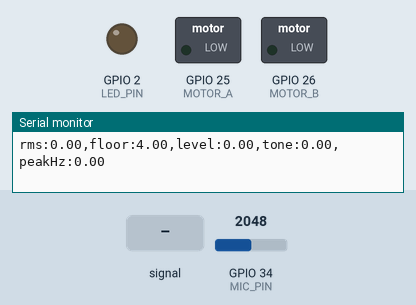
Bench run of a sketch on a simulated ESP32. Shown: switched loads named in the sketch (green lamp = pin HIGH), output pins drawn as LEDs (lit = HIGH), the last lines printed to the serial monitor. The test bench sets the inputs (shaded band); at power-on: GPIO 34 (MIC_PIN) = 2048 (analog values on the 0–4095 scale).

Above: at 4.5 s.
4.6 s: GPIO 34 (MIC_PIN) fed a 2 Hz sine of ±1228 counts around its level
At 5.0 s:
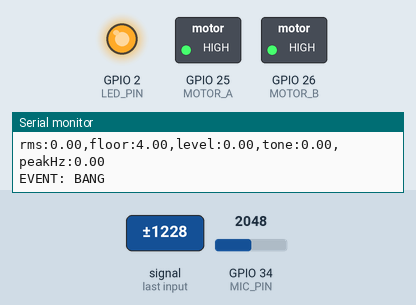
At 5.67 s:
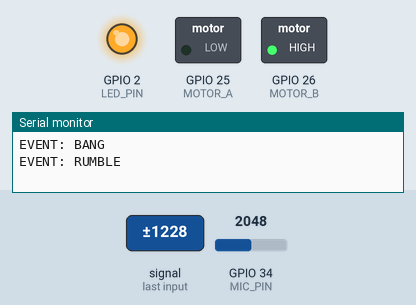
7.6 s: GPIO 34 (MIC_PIN) set to 1960
9.3 s: GPIO 34 (MIC_PIN) set to 2040
At 9.7 s:
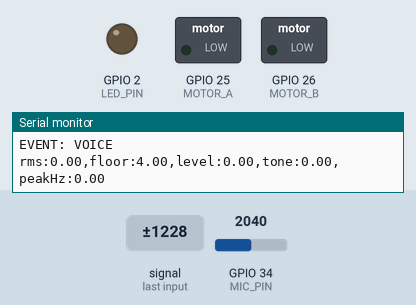
Timing chart, 0 to 12.3 s (numbered marks = the images above; inputs shaded):
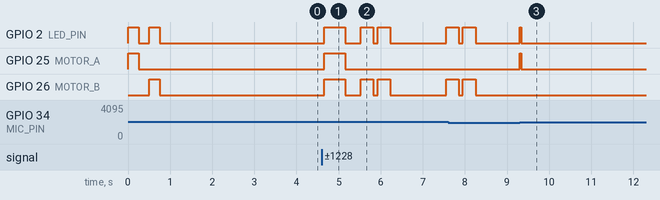

Measured:
- after the input at 4.6 s, GPIO 2 (LED_PIN), GPIO 26 (MOTOR_B): goes HIGH 0.50 s, LOW 0.37 s, HIGH 0.30 s, LOW 0.10 s, HIGH 0.30 s, LOW 1.3 s, then HIGH, starting after 0.06 s; GPIO 25 (MOTOR_A): LOW → HIGH after 0.06 s, → LOW 0.50 s later
- after the input at 9.3 s, GPIO 2 (LED_PIN), GPIO 25 (MOTOR_A): LOW → HIGH at once, → LOW 0.04 s later

The sketch:

wristband.ino
```cpp
/*
  Bridge Wristband  -  "Feel the Sound"
  ESP32 + MAX9814 microphone + 2 coin vibration motors

  It listens to the room and turns sounds into different vibration patterns:
    BANG    loud sudden sound (door slam, knock, clap)  -> both motors, one long buzz
    BEEP    alarm / doorbell / phone ring (steady high tone) -> motor A, three quick buzzes
    RUMBLE  low rumble (engine, car horn, thunder)       -> motor B, two medium buzzes
    VOICE   someone talking nearby                       -> motor A, one tiny tap

  Arduino IDE setup (once):
    1. File > Preferences > "Additional boards manager URLs", add:
       https://espressif.github.io/arduino-esp32/package_esp32_index.json
    2. Tools > Board > Boards Manager > search "esp32" > install "esp32 by Espressif Systems"
    3. Tools > Board > ESP32 Arduino > "ESP32 Dev Module"
    4. Plug in the ESP32 with a micro-USB DATA cable, pick its port under Tools > Port
    5. Upload. Then open Tools > Serial Monitor at 115200 baud to watch what it hears.
       (If upload hangs on "Connecting....", hold the BOOT button on the board until it starts.)

  No extra libraries needed. Wiring is in WIRING.md.
*/

#include <Arduino.h>
#include <math.h>

// ======================= PINS =======================
const int MIC_PIN = 34;   // MAX9814 OUT -> GPIO34 (an ADC1 pin, input only)
const int MOTOR_A = 25;   // motor A transistor base (through a resistor)
const int MOTOR_B = 26;   // motor B transistor base (through a resistor)
const int LED_PIN = 2;    // the little blue LED on most ESP32 boards

// ======================= TUNING =======================
// 1 = calm (needs clear, strong sounds)  ...  10 = jumpy (reacts to small sounds)
const int  SENSITIVITY  = 5;
// true = print numbers for the Serial Plotter / Monitor so you can tune
const bool DEBUG_LEVELS = true;

// ======================= AUDIO SETTINGS =======================
const int   FS = 10000;                   // samples per second
const int   N  = 256;                     // samples per analysis window (~26 ms)
const uint32_t SAMPLE_US = 1000000UL / FS;
const float BIN_HZ = (float)FS / N;       // frequency width of one FFT bin (~39 Hz)

float x[N];       // audio samples
float im[N];      // imaginary part for the FFT
float hann[N];    // window shape, filled once in setup()

float floorRms   = 20.0f;    // learned background loudness
float prevRms    = 0.0f;
uint32_t holdoffUntil = 0;   // ignore the mic until this time (motor noise)

// ======================= EVENTS & PATTERNS =======================
enum Event { NONE = 0, BANG = 1, BEEP = 2, RUMBLE = 3, VOICE = 4 };
const char* EVENT_NAME[] = { "-", "BANG", "BEEP", "RUMBLE", "VOICE" };
const uint32_t COOLDOWN_MS[] = { 0, 800, 1500, 2000, 2500 };
uint32_t lastFired[5] = { 0, 0, 0, 0, 0 };

// A pattern is a list of durations in ms: ON, OFF, ON, OFF, ...
struct Pattern { const uint16_t* steps; uint8_t len; uint8_t motors; };  // motors: bit0 = A, bit1 = B
const uint16_t P_BANG[]   = { 500 };
const uint16_t P_BEEP[]   = { 90, 70, 90, 70, 90 };
const uint16_t P_RUMBLE[] = { 300, 100, 300 };
const uint16_t P_VOICE[]  = { 40 };
const Pattern PATTERNS[] = {
  { P_BANG,   1, 3 },
  { P_BEEP,   5, 1 },
  { P_RUMBLE, 3, 2 },
  { P_VOICE,  1, 1 },
};

const Pattern* cur = nullptr;
uint8_t  stepIdx = 0;
uint32_t stepStart = 0;

void setMotors(uint8_t mask, bool on) {
  digitalWrite(MOTOR_A, (on && (mask & 1)) ? HIGH : LOW);
  digitalWrite(MOTOR_B, (on && (mask & 2)) ? HIGH : LOW);
  digitalWrite(LED_PIN, on ? HIGH : LOW);
}

void startPattern(Event e) {
  cur = &PATTERNS[e - 1];
  stepIdx = 0;
  stepStart = millis();
  setMotors(cur->motors, true);
}

// returns true while a pattern is still playing
bool updateVibration() {
  if (!cur) return false;
  uint32_t now = millis();
  if (now - stepStart >= cur->steps[stepIdx]) {
    stepIdx++;
    stepStart = now;
    if (stepIdx >= cur->len) {
      setMotors(0, false);
      cur = nullptr;
      holdoffUntil = now + 300;     // motor noise fades before we listen again
      return false;
    }
    setMotors(cur->motors, (stepIdx % 2) == 0);
  }
  return true;
}

// ======================= FFT (no library needed) =======================
void fft(float* re, float* imag) {
  for (int i = 1, j = 0; i < N; i++) {              // reorder samples
    int bit = N >> 1;
    for (; j & bit; bit >>= 1) j ^= bit;
    j ^= bit;
    if (i < j) { float t = re[i]; re[i] = re[j]; re[j] = t; t = imag[i]; imag[i] = imag[j]; imag[j] = t; }
  }
  for (int len = 2; len <= N; len <<= 1) {          // combine
    float ang = -2.0f * PI / len, wr = cosf(ang), wi = sinf(ang);
    for (int i = 0; i < N; i += len) {
      float cr = 1.0f, ci = 0.0f;
      for (int k = 0; k < len / 2; k++) {
        int a = i + k, b = i + k + len / 2;
        float tr = re[b] * cr - imag[b] * ci;
        float ti = re[b] * ci + imag[b] * cr;
        re[b] = re[a] - tr;  imag[b] = imag[a] - ti;
        re[a] += tr;         imag[a] += ti;
        float ncr = cr * wr - ci * wi;
        ci = cr * wi + ci * wr;
        cr = ncr;
      }
    }
  }
}

// ======================= LISTENING =======================
// Grabs N samples at a steady rate, removes the DC offset, returns loudness (RMS).
float sampleWindow() {
  uint32_t next = micros();
  float sum = 0;
  for (int i = 0; i < N; i++) {
    while ((int32_t)(micros() - next) < 0) { }
    next += SAMPLE_US;
    x[i] = (float)analogRead(MIC_PIN);
    sum += x[i];
  }
  float mean = sum / N, sq = 0;
  for (int i = 0; i < N; i++) {
    x[i] -= mean;
    sq += x[i] * x[i];
  }
  return sqrtf(sq / N);
}

Event classify(float rms) {
  // adapt the background level: follow quiet moments, creep up slowly otherwise
  if (rms < floorRms * 1.5f) floorRms = floorRms * 0.98f + rms * 0.02f;
  else                       floorRms *= 1.0004f;
  if (floorRms < 4.0f)   floorRms = 4.0f;
  if (floorRms > 600.0f) floorRms = 600.0f;

  float R     = 12.0f - SENSITIVITY;        // lower R = more sensitive
  float level = rms / floorRms;             // how many times louder than "normal"
  float rise  = rms - prevRms;              // sudden jump?
  prevRms = rms;

  // spectrum
  for (int i = 0; i < N; i++) { x[i] *= hann[i]; im[i] = 0; }
  fft(x, im);
  float low = 0, mid = 0, high = 0, peak = 0, sumP = 0, peakHz = 0;
  int cnt = 0;
  for (int k = 1; k < N / 2; k++) {
    float f = k * BIN_HZ;
    float p = x[k] * x[k] + im[k] * im[k];
    if (f >= 50 && f < 250)       low  += p;
    else if (f >= 250 && f < 2000) mid += p;
    else if (f >= 2000)           high += p;
    if (f >= 300) {
      sumP += p; cnt++;
      if (p > peak) { peak = p; peakHz = f; }
    }
  }
  float total    = low + mid + high + 1e-9f;
  float tonality = peak / ((sumP - peak) / (cnt - 1) + 1e-9f);   // ~1-5 for noise, huge for a pure tone

  if (DEBUG_LEVELS) {
    static uint8_t n = 0;
    if (++n >= 8) {
      n = 0;
      Serial.print("rms:"); Serial.print(rms);
      Serial.print(",floor:"); Serial.print(floorRms);
      Serial.print(",level:"); Serial.print(level);
      Serial.print(",tone:"); Serial.print(tonality);
      Serial.print(",peakHz:"); Serial.println(peakHz);
    }
  }

  // A sudden jump could be a bang OR just the start of a voice/alarm. Wait one window:
  // if the sound has already died away it was an impulse (BANG), otherwise it is a
  // sustained sound and we classify it by its spectrum below.
  static float pendingSpike = 0;
  bool afterSpike = false;
  if (pendingSpike > 0) {
    float sp = pendingSpike;
    pendingSpike = 0;
    if (rms < 0.5f * sp) return BANG;
    afterSpike = true;
  } else if (level > R * 1.2f && rise > floorRms * R * 0.8f) {
    pendingSpike = rms;
    return NONE;
  }

  if (level > R * 0.6f && tonality > 30 && peakHz > 1500 && peakHz < 4800)     return BEEP;
  if (level > R * 0.8f && low / total > 0.6f)                                  return RUMBLE;
  if (level > R * 0.5f && mid / total > 0.55f && tonality < 30)                return VOICE;
  if (afterSpike) return BANG;     // loud jump that is not a tone, rumble or voice = bang
  return NONE;
}

// ======================= SETUP / LOOP =======================
void setup() {
  Serial.begin(115200);
  pinMode(MOTOR_A, OUTPUT);
  pinMode(MOTOR_B, OUTPUT);
  pinMode(LED_PIN, OUTPUT);
  setMotors(0, false);

  analogReadResolution(12);                      // 0..4095
  analogSetPinAttenuation(MIC_PIN, ADC_11db);    // read up to ~3.3 V
  for (int i = 0; i < N; i++) hann[i] = 0.5f - 0.5f * cosf(2.0f * PI * i / (N - 1));

  Serial.println();
  Serial.println("Bridge Wristband starting...");

  // wiring self-test: you should feel motor A, then motor B
  Serial.println("Self-test: motor A");
  setMotors(1, true);  delay(250); setMotors(0, false); delay(250);
  Serial.println("Self-test: motor B");
  setMotors(2, true);  delay(250); setMotors(0, false); delay(400);

  // learn how loud the room normally is (stay quiet for ~2 seconds)
  Serial.println("Learning background noise - keep quiet for 2 seconds...");
  float acc = 0;
  const int W = 70;
  for (int i = 0; i < W; i++) acc += sampleWindow();
  floorRms = acc / W;
  if (floorRms < 4.0f) floorRms = 4.0f;
  prevRms = floorRms;
  Serial.print("Background level: "); Serial.println(floorRms);
  Serial.println("Listening!");
}

void loop() {
  if (updateVibration()) { delay(1); return; }             // busy buzzing: don't listen

  if (millis() < holdoffUntil) { sampleWindow(); return; } // let motor noise die down

  float rms = sampleWindow();
  Event e = classify(rms);
  if (e != NONE) {
    uint32_t now = millis();
    if (now - lastFired[e] >= COOLDOWN_MS[e]) {
      lastFired[e] = now;
      Serial.print("EVENT: "); Serial.println(EVENT_NAME[e]);
      startPattern(e);
    }
  }
}
```
